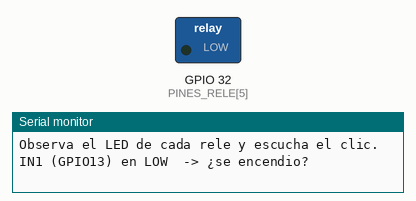
This sketch was run on a simulated ESP32. On the bench: switched loads named in the sketch (green lamp = pin HIGH), the last lines printed to the serial monitor.

Above: at 1.6 s.
At 39.75 s:
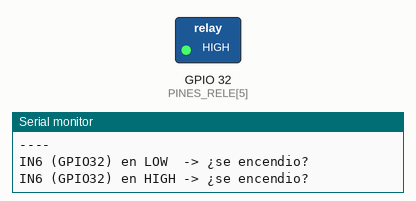
Timing chart, 0 to 40.0 s (numbered marks = the images above):
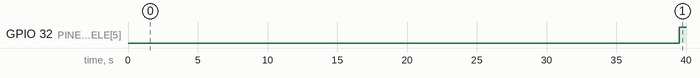

The sketch:

PRUEBARELE.ino
```cpp
// Prueba: ¿el módulo de relés se activa con LOW o con HIGH?
// Proyecto Minciencias 113982 - UAO
// Mira los LEDs del módulo (o escucha el "clic") y anota en qué estado se encienden.

const int PINES_RELE[6] = {13, 27, 26, 25, 33, 32};   // IN1 ... IN6

void todosSueltos() {
  // Pines en alta impedancia: con módulos de lógica LOW esto los deja apagados
  for (int i = 0; i < 6; i++) pinMode(PINES_RELE[i], INPUT);
}

void setup() {
  todosSueltos();                      // nada se activa al arrancar
  Serial.begin(115200);
  delay(1500);
  Serial.println("\n=== Prueba de nivel de activacion de los reles ===");
  Serial.println("Observa el LED de cada rele y escucha el clic.");
}

void loop() {
  for (int i = 0; i < 6; i++) {
    int pin = PINES_RELE[i];
    pinMode(pin, OUTPUT);

    digitalWrite(pin, LOW);
    Serial.printf("IN%d (GPIO%d) en LOW  -> ¿se encendio?\n", i + 1, pin);
    delay(3000);

    digitalWrite(pin, HIGH);
    Serial.printf("IN%d (GPIO%d) en HIGH -> ¿se encendio?\n", i + 1, pin);
    delay(3000);

    pinMode(pin, INPUT);               // lo suelta antes de pasar al siguiente
    Serial.println("----");
    delay(1000);
  }
  Serial.println("=== Ciclo completo. Se repite en 5 s ===\n");
  delay(5000);
}
```

Measured:
- by itself, GPIO 32 (PINES_RELE[5]): LOW → HIGH at 39.5 s
